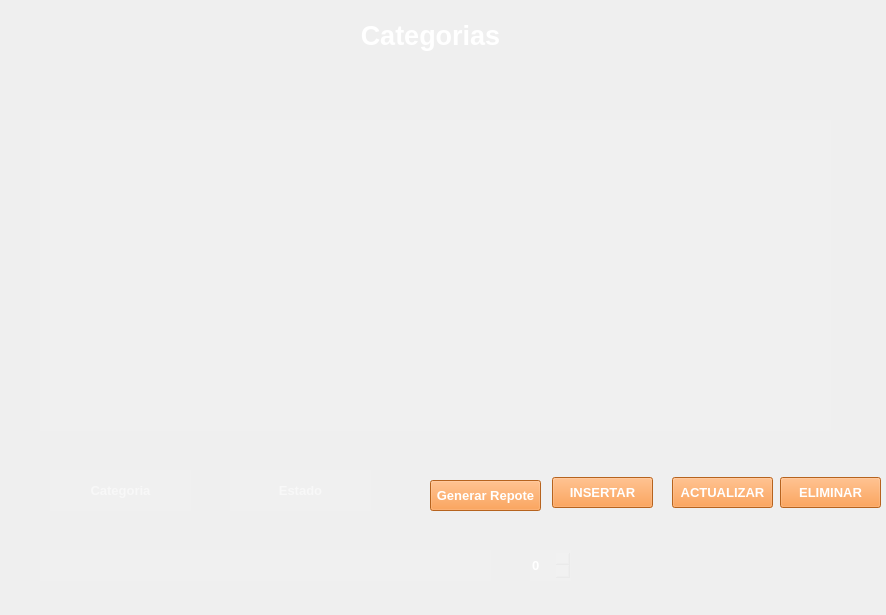
<?xml version="1.0" encoding="UTF-8"?>
<ui version="4.0">
 <class>MainWindow</class>
 <widget class="QMainWindow" name="MainWindow">
  <property name="geometry">
   <rect>
    <x>0</x>
    <y>0</y>
    <width>886</width>
    <height>615</height>
   </rect>
  </property>
  <property name="windowTitle">
   <string>Categorias</string>
  </property>
  <property name="windowIcon">
   <iconset>
    <normaloff>../imagenes/logoLibreria.svg</normaloff>../imagenes/logoLibreria.svg</iconset>
  </property>
  <widget class="QWidget" name="centralwidget">
   <property name="font">
    <font>
     <family>Arial</family>
     <pointsize>10</pointsize>
     <weight>50</weight>
     <bold>false</bold>
    </font>
   </property>
   <widget class="QTableWidget" name="tblWdgtUsuarios">
    <property name="geometry">
     <rect>
      <x>40</x>
      <y>120</y>
      <width>791</width>
      <height>311</height>
     </rect>
    </property>
    <property name="styleSheet">
     <string notr="true">background-color: rgb(255, 255, 255,10);
color: rgb(0, 0, 0);
border:none;</string>
    </property>
   </widget>
   <widget class="QLabel" name="label">
    <property name="geometry">
     <rect>
      <x>40</x>
      <y>-10</y>
      <width>781</width>
      <height>91</height>
     </rect>
    </property>
    <property name="font">
     <font>
      <family>Arial</family>
      <pointsize>20</pointsize>
      <weight>75</weight>
      <bold>true</bold>
     </font>
    </property>
    <property name="styleSheet">
     <string notr="true">color: rgb(255, 255, 255);</string>
    </property>
    <property name="text">
     <string>Categorias</string>
    </property>
    <property name="alignment">
     <set>Qt::AlignCenter</set>
    </property>
   </widget>
   <widget class="QPushButton" name="btnInsertar">
    <property name="geometry">
     <rect>
      <x>552</x>
      <y>477</y>
      <width>101</width>
      <height>31</height>
     </rect>
    </property>
    <property name="font">
     <font>
      <family>Arial</family>
      <pointsize>10</pointsize>
      <weight>75</weight>
      <bold>true</bold>
     </font>
    </property>
    <property name="styleSheet">
     <string notr="true">QFrame{
	background-color: rgb(50, 145, 165);
}
QPushButton{
	
	background-color: rgb(255, 138, 42);
	color: rgb(255,255,255)
}
QPushButton:hover{
background-color: rgb(255, 104, 3);

}</string>
    </property>
    <property name="text">
     <string>INSERTAR</string>
    </property>
   </widget>
   <widget class="QPushButton" name="btnActualizar">
    <property name="geometry">
     <rect>
      <x>672</x>
      <y>477</y>
      <width>101</width>
      <height>31</height>
     </rect>
    </property>
    <property name="font">
     <font>
      <family>Arial</family>
      <pointsize>10</pointsize>
      <weight>75</weight>
      <bold>true</bold>
     </font>
    </property>
    <property name="styleSheet">
     <string notr="true">QFrame{
	background-color: rgb(50, 145, 165);
}
QPushButton{
	
	background-color: rgb(255, 138, 42);
	color: rgb(255,255,255)
}
QPushButton:hover{
background-color: rgb(255, 104, 3);

}</string>
    </property>
    <property name="text">
     <string>ACTUALIZAR</string>
    </property>
   </widget>
   <widget class="QPushButton" name="btnEliminar">
    <property name="geometry">
     <rect>
      <x>780</x>
      <y>477</y>
      <width>101</width>
      <height>31</height>
     </rect>
    </property>
    <property name="font">
     <font>
      <family>Arial</family>
      <pointsize>10</pointsize>
      <weight>75</weight>
      <bold>true</bold>
     </font>
    </property>
    <property name="styleSheet">
     <string notr="true">QFrame{
	background-color: rgb(50, 145, 165);
}
QPushButton{
	
	background-color: rgb(255, 138, 42);
	color: rgb(255,255,255)
}
QPushButton:hover{
background-color: rgb(255, 104, 3);

}</string>
    </property>
    <property name="text">
     <string>ELIMINAR</string>
    </property>
   </widget>
   <widget class="QLineEdit" name="txtCategoria">
    <property name="geometry">
     <rect>
      <x>50</x>
      <y>470</y>
      <width>141</width>
      <height>41</height>
     </rect>
    </property>
    <property name="font">
     <font>
      <family>Arial</family>
      <pointsize>10</pointsize>
      <weight>75</weight>
      <bold>true</bold>
     </font>
    </property>
    <property name="styleSheet">
     <string notr="true">background-color: rgb(255, 255, 255,10);
color: rgb(255, 255, 255);
border:none;</string>
    </property>
    <property name="alignment">
     <set>Qt::AlignCenter</set>
    </property>
    <property name="placeholderText">
     <string>Categoria</string>
    </property>
   </widget>
   <widget class="QLineEdit" name="txtEstado">
    <property name="geometry">
     <rect>
      <x>230</x>
      <y>470</y>
      <width>141</width>
      <height>41</height>
     </rect>
    </property>
    <property name="font">
     <font>
      <family>Arial</family>
      <pointsize>10</pointsize>
      <weight>75</weight>
      <bold>true</bold>
     </font>
    </property>
    <property name="styleSheet">
     <string notr="true">background-color: rgb(255, 255, 255,10);
color: rgb(255, 255, 255);
border:none;</string>
    </property>
    <property name="text">
     <string/>
    </property>
    <property name="alignment">
     <set>Qt::AlignCenter</set>
    </property>
    <property name="placeholderText">
     <string>Estado</string>
    </property>
   </widget>
   <widget class="QSpinBox" name="spIdCategoria">
    <property name="geometry">
     <rect>
      <x>530</x>
      <y>550</y>
      <width>41</width>
      <height>31</height>
     </rect>
    </property>
    <property name="font">
     <font>
      <family>Arial</family>
      <pointsize>10</pointsize>
      <weight>75</weight>
      <bold>true</bold>
     </font>
    </property>
    <property name="styleSheet">
     <string notr="true">background-color: rgb(255, 255, 255,10);
color: rgb(255, 255, 255);
border:none;</string>
    </property>
   </widget>
   <widget class="QLabel" name="lblMensaje">
    <property name="geometry">
     <rect>
      <x>40</x>
      <y>550</y>
      <width>451</width>
      <height>31</height>
     </rect>
    </property>
    <property name="font">
     <font>
      <family>Arial</family>
      <pointsize>10</pointsize>
      <weight>75</weight>
      <bold>true</bold>
     </font>
    </property>
    <property name="styleSheet">
     <string notr="true">background-color: rgb(255, 255, 255,10);
color: rgb(255, 255, 255);
border:none;</string>
    </property>
    <property name="text">
     <string/>
    </property>
   </widget>
   <widget class="QPushButton" name="btnReporte">
    <property name="geometry">
     <rect>
      <x>430</x>
      <y>480</y>
      <width>111</width>
      <height>31</height>
     </rect>
    </property>
    <property name="font">
     <font>
      <family>Arial</family>
      <pointsize>10</pointsize>
      <weight>75</weight>
      <bold>true</bold>
     </font>
    </property>
    <property name="styleSheet">
     <string notr="true">QFrame{
	background-color: rgb(50, 145, 165);
}
QPushButton{
	
	background-color: rgb(255, 138, 42);
	color: rgb(255,255,255)
}
QPushButton:hover{
background-color: rgb(255, 104, 3);

}</string>
    </property>
    <property name="text">
     <string>Generar Repote</string>
    </property>
   </widget>
   <widget class="QLabel" name="label_2">
    <property name="geometry">
     <rect>
      <x>-10</x>
      <y>0</y>
      <width>901</width>
      <height>621</height>
     </rect>
    </property>
    <property name="text">
     <string/>
    </property>
    <property name="pixmap">
     <pixmap>../imagenes/fondo.svg</pixmap>
    </property>
   </widget>
   <zorder>label_2</zorder>
   <zorder>tblWdgtUsuarios</zorder>
   <zorder>label</zorder>
   <zorder>btnInsertar</zorder>
   <zorder>btnActualizar</zorder>
   <zorder>btnEliminar</zorder>
   <zorder>txtCategoria</zorder>
   <zorder>txtEstado</zorder>
   <zorder>spIdCategoria</zorder>
   <zorder>lblMensaje</zorder>
   <zorder>btnReporte</zorder>
  </widget>
 </widget>
 <resources/>
 <connections/>
</ui>
